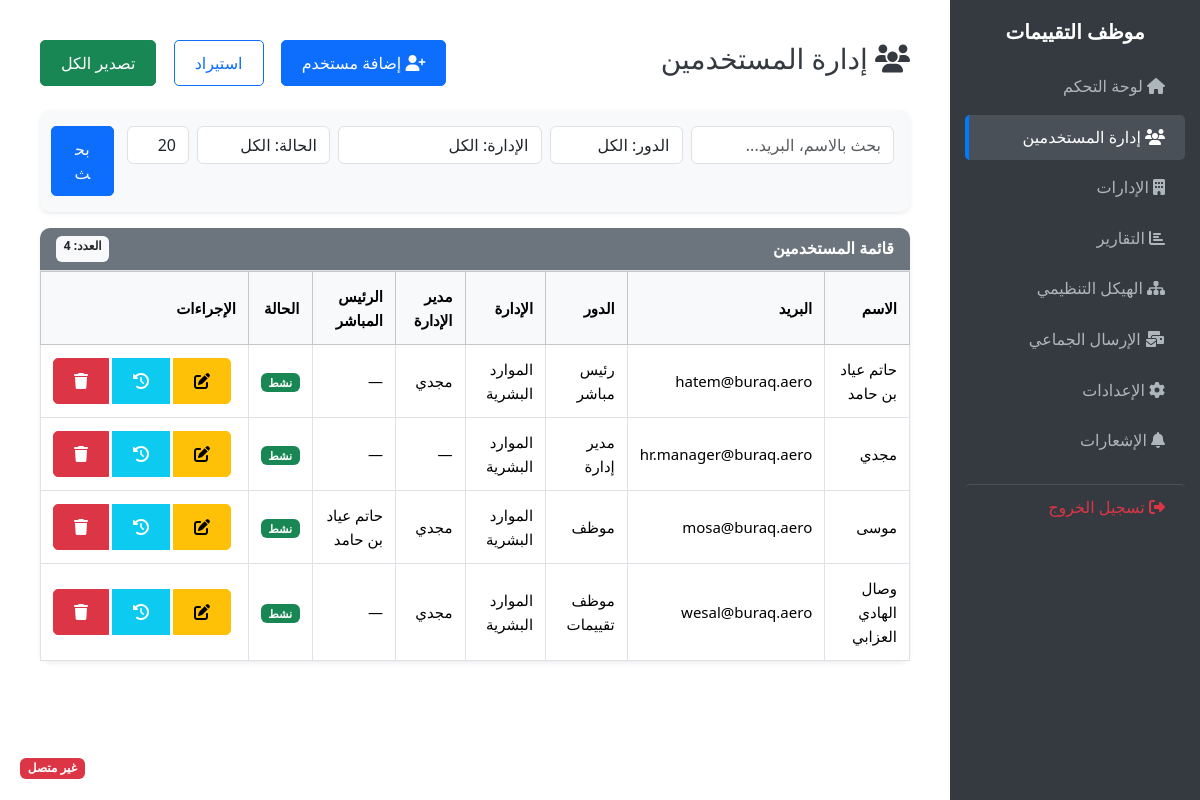
Before: /public/evaluator/users.php (signed in) with the older database file.
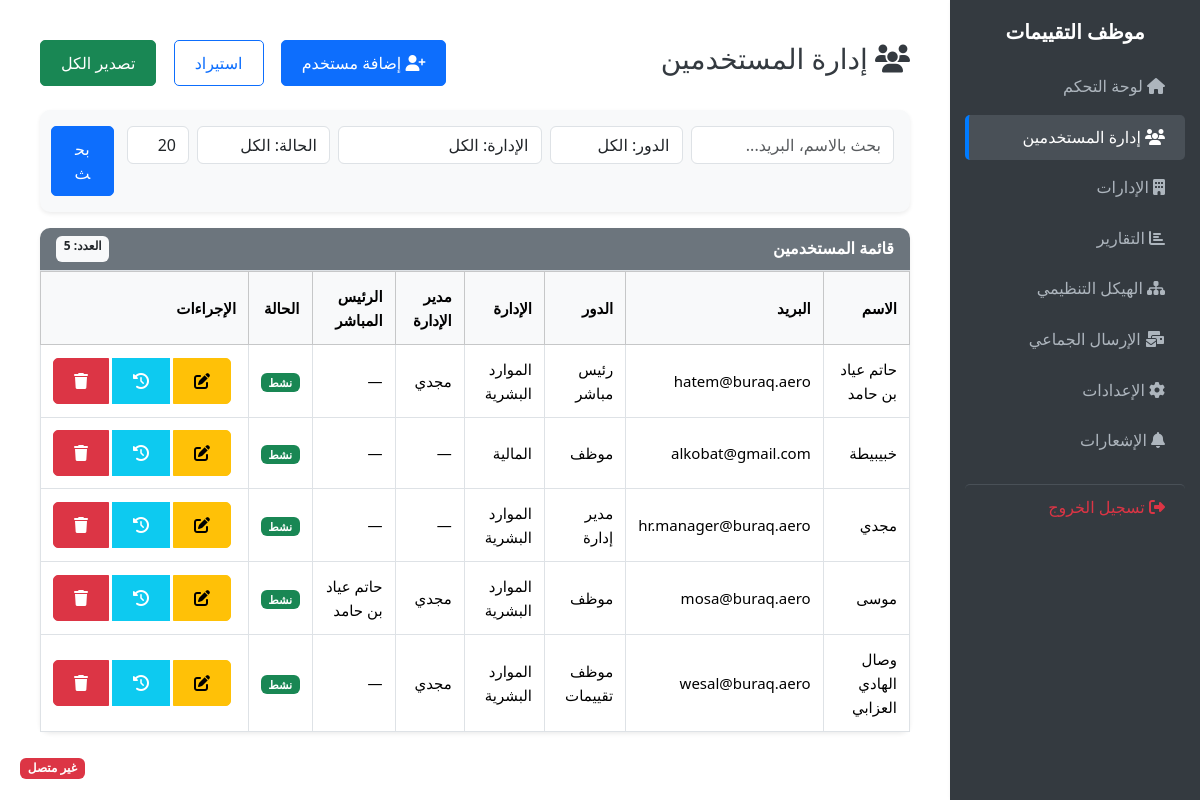
After: the same page with the newer database file.
### tables this page shows
CREATE TABLE `users` (
  `id` int(10) UNSIGNED NOT NULL,
  `name` varchar(150) NOT NULL COMMENT 'الاسم الكامل',
  `email` varchar(100) NOT NULL COMMENT 'البريد الإلكتروني',
  `password` varchar(255) NOT NULL COMMENT 'كلمة المرور المشفرة',
  `role` enum('admin','manager','supervisor','employee','evaluator') NOT NULL COMMENT 'الدور',
  `department_id` int(10) UNSIGNED DEFAULT NULL COMMENT 'الإدارة',
  `manager_id` int(10) UNSIGNED DEFAULT NULL COMMENT 'مدير الإدارة (ID)',
  `supervisor_id` int(10) UNSIGNED DEFAULT NULL COMMENT 'الرئيس المباشر (ID)',
  `job_title` varchar(100) DEFAULT NULL COMMENT 'الوظيفة',
  `birth_date` date DEFAULT NULL COMMENT 'تاريخ الميلاد',
  `marital_status` varchar(20) DEFAULT NULL COMMENT 'الحالة الاجتماعية',
  `gender` enum('ذكر','أنثى') DEFAULT NULL COMMENT 'النوع',
  `status` enum('active','inactive') NOT NULL DEFAULT 'active' COMMENT 'الحالة',
  `force_password_change` tinyint(1) NOT NULL DEFAULT 1 COMMENT 'إجبار تغيير كلمة المرور عند أول دخول',
  `created_at` timestamp NOT NULL DEFAULT current_timestamp(),
  `last_login` datetime DEFAULT NULL
);

CREATE TABLE `departments` (
  `id` int(10) UNSIGNED NOT NULL,
  `name_ar` varchar(150) NOT NULL COMMENT 'اسم الإدارة بالعربية',
  `name_en` varchar(150) DEFAULT NULL COMMENT 'اسم الإدارة بالإنجليزية',
  `status` enum('active','inactive') NOT NULL DEFAULT 'active' COMMENT 'الحالة',
  `created_at` timestamp NOT NULL DEFAULT current_timestamp()
);

### public/evaluator/users.php (the view, shortened to what the changed rows need)
<?php
$csrf_token = $_SESSION['csrf_token'];
require_once '../../app/core/db.php';
$q = trim($_GET['q'] ?? '');
$page = isset($_GET['page']) ? (int)$_GET['page'] : 1;
$limit = isset($_GET['limit']) ? (int)$_GET['limit'] : 20;
$offset = ($page - 1) * $limit;
$where_clauses = ["u.role != 'admin'"];
$params = [];
$where_sql = implode(' AND ', $where_clauses);
$user_to_edit = null;
$next_user_id = null;
$prev_user_id = null;
$show_form = isset($_GET['edit']) || isset($_GET['add']);
$departments = $pdo->query("SELECT * FROM departments ORDER BY name_ar")->fetchAll();
$managers = $pdo->query("SELECT id, name FROM users WHERE role IN ('manager', 'evaluator')")->fetchAll();
$supervisors = $pdo->query("SELECT id, name FROM users WHERE role IN ('supervisor', 'evaluator')")->fetchAll();
$users_list = [];
$total_rows = 0;
if (!$show_form) {
    $count_stmt = $pdo->prepare("SELECT COUNT(*) FROM users u WHERE $where_sql");
    $count_stmt->execute($params);
    $total_rows = $count_stmt->fetchColumn();
    $sql = "
        SELECT
            u.*,
            d.name_ar as dept_name,
            m.name as manager_name,
            s.name as supervisor_name
        FROM users u
        LEFT JOIN departments d ON u.department_id = d.id
        LEFT JOIN users m ON u.manager_id = m.id
        LEFT JOIN users s ON u.supervisor_id = s.id
        WHERE $where_sql
        ORDER BY u.name ASC
        LIMIT $limit OFFSET $offset
    ";
    $stmt_users = $pdo->prepare($sql);
    $stmt_users->execute($params);
    $users_list = $stmt_users->fetchAll();
}
$role_map = [
    'manager' => 'مدير إدارة',
    'supervisor' => 'رئيس مباشر',
    'evaluator' => 'موظف تقييمات',
    'employee' => 'موظف'
];
?>
<!DOCTYPE html>
<html dir="rtl" lang="ar">
<head>
    <link href="https://cdn.jsdelivr.net/npm/bootstrap@5.3.2/dist/css/bootstrap.rtl.min.css" rel="stylesheet">
    <link rel="stylesheet" href="https://cdnjs.cloudflare.com/ajax/libs/font-awesome/6.4.0/css/all.min.css">
    <link rel="stylesheet" href="../assets/css/admin-dashboard.css">
</head>
<body class="admin-dashboard">
<main class="admin-main-content">
    <?php if ($show_form): ?>
        <div class="d-flex justify-content-between align-items-center mb-4">
            <h3>
                <i class="fas fa-<?= $user_to_edit ? 'edit' : 'user-plus' ?>"></i>
                <?= $user_to_edit ? 'تعديل مستخدم' : 'إضافة جديد' ?>
            </h3>
            <a href="users.php" class="btn btn-outline-secondary"><i class="fas fa-arrow-right"></i> عودة للقائمة</a>
        </div>
        <div class="card mb-4 border-<?= $user_to_edit ? 'warning' : 'primary' ?> shadow-sm">
            <div class="card-header bg-<?= $user_to_edit ? 'warning' : 'primary' ?> text-white d-flex justify-content-between align-items-center">
                <span><?= $user_to_edit ? 'المستخدم: ' . htmlspecialchars($user_to_edit['name']) : 'بيانات المستخدم' ?></span>
                <?php if ($user_to_edit): ?>
                <div class="btn-group" dir="ltr">
                    <?php if ($next_user_id): ?><a href="?edit=<?= $next_user_id ?>&page=<?= $page ?>&limit=<?= $limit ?>" class="btn btn-sm btn-light"><i class="fas fa-chevron-right"></i></a><?php else: ?><button class="btn btn-sm btn-light disabled"><i class="fas fa-chevron-right"></i></button><?php endif; ?>
                    <a href="users.php" class="btn btn-sm btn-light"><i class="fas fa-list"></i></a>
                    <?php if ($prev_user_id): ?><a href="?edit=<?= $prev_user_id ?>&page=<?= $page ?>&limit=<?= $limit ?>" class="btn btn-sm btn-light"><i class="fas fa-chevron-left"></i></a><?php else: ?><button class="btn btn-sm btn-light disabled"><i class="fas fa-chevron-left"></i></button><?php endif; ?>
                </div>
                <?php endif; ?>
            </div>
            <div class="card-body">
                <form method="POST">
                    <input type="hidden" name="csrf_token" value="<?= htmlspecialchars($csrf_token) ?>">
                    <?php if ($user_to_edit): ?><input type="hidden" name="user_id" value="<?= $user_to_edit['id'] ?>"><?php endif; ?>
                    <div class="row">
                        <div class="col-md-6 mb-3"><label>الاسم الكامل <span class="text-danger">*</span></label><input type="text" name="name" class="form-control" value="<?= $user_to_edit['name']??'' ?>" required></div>
                        <div class="col-md-6 mb-3"><label>البريد الإلكتروني <span class="text-danger">*</span></label><input type="email" name="email" class="form-control" value="<?= $user_to_edit['email']??'' ?>" required></div>
                    </div>
                    <div class="row">
                        <div class="col-md-3 mb-3">
                            <label>الدور <span class="text-danger">*</span></label>
                            <select name="role" class="form-control" required onchange="toggleFields(this.value)">
                                <option value="">اختر...</option>
                                <?php foreach(['manager'=>'مدير إدارة','supervisor'=>'رئيس مباشر','employee'=>'موظف','evaluator'=>'موظف تقييمات'] as $k=>$v): ?>
                                    <option value="<?= $k ?>" <?= ($user_to_edit && $user_to_edit['role'] == $k) ? 'selected' : '' ?>><?= $v ?></option>
                                <?php endforeach; ?>
                            </select>
                        </div>
                        <div class="col-md-3 mb-3"><label>الحالة</label><select name="status" class="form-control"><option value="active" <?= (!$user_to_edit||$user_to_edit['status']=='active')?'selected':'' ?>>نشط</option><option value="inactive" <?= ($user_to_edit&&$user_to_edit['status']=='inactive')?'selected':'' ?>>معطل</option></select></div>
                        <div class="col-md-3 mb-3"><label>الإدارة</label><select name="department_id" class="form-control dep-field"><option value="">بدون</option><?php foreach ($departments as $d): ?><option value="<?= $d['id'] ?>" <?= ($user_to_edit&&$user_to_edit['department_id']==$d['id'])?'selected':'' ?>><?= htmlspecialchars($d['name_ar']) ?></option><?php endforeach; ?></select></div>
                        <div class="col-md-3 mb-3"><label>كلمة المرور</label><input type="password" name="password" class="form-control" placeholder="اترك فارغًا للإبقاء"></div>
                    </div>
                    <div class="row manager-supervisor-fields" style="display:none;">
                        <div class="col-md-6 mb-3"><label>مدير الإدارة</label><select name="manager_id" class="form-control"><option value="">بدون</option><?php foreach ($managers as $m): ?><option value="<?= $m['id'] ?>" <?= ($user_to_edit&&$user_to_edit['manager_id']==$m['id'])?'selected':'' ?>><?= htmlspecialchars($m['name']) ?></option><?php endforeach; ?></select></div>
                        <div class="col-md-6 mb-3"><label>الرئيس المباشر</label><select name="supervisor_id" class="form-control"><option value="">بدون</option><?php foreach ($supervisors as $s): ?><option value="<?= $s['id'] ?>" <?= ($user_to_edit&&$user_to_edit['supervisor_id']==$s['id'])?'selected':'' ?>><?= htmlspecialchars($s['name']) ?></option><?php endforeach; ?></select></div>
                    </div>
                    <div class="mb-3"><label>الوظيفة</label><input type="text" name="job_title" class="form-control" value="<?= $user_to_edit['job_title']??'' ?>"></div>
                    <button type="submit" name="<?= $user_to_edit?'edit_user':'add_user' ?>" class="btn btn-<?= $user_to_edit?'warning':'success' ?>"><?= $user_to_edit?'حفظ التعديلات':'إضافة' ?></button>
                </form>
            </div>
        </div>
    <?php else: ?>
        <div class="d-flex justify-content-between align-items-center mb-4">
            <h3><i class="fas fa-users"></i> إدارة المستخدمين</h3>
            <div>
                <a href="users.php?add=1" class="btn btn-primary me-2"><i class="fas fa-user-plus"></i> إضافة مستخدم</a>
                <button type="button" class="btn btn-outline-primary me-2" data-bs-toggle="modal" data-bs-target="#importModal">استيراد</button>
                <a href="?export=excel&q=<?= urlencode($q) ?>" class="btn btn-success">تصدير الكل</a>
            </div>
        </div>
        <div class="card mb-3 bg-light border-0 shadow-sm">
            <div class="card-body p-3">
                <form method="GET" class="row g-2">
                    <div class="col-md-3"><input type="text" name="q" class="form-control" placeholder="بحث بالاسم، البريد..." value="<?= htmlspecialchars($q) ?>"></div>
                    <div class="col-md-2"><select name="role_filter" class="form-control"><option value="">الدور: الكل</option></select></div>
                    <div class="col-md-3"><select name="department_filter" class="form-control"><option value="">الإدارة: الكل</option></select></div>
                    <div class="col-md-2"><select name="status_filter" class="form-control"><option value="">الحالة: الكل</option></select></div>
                    <div class="col-md-1"><select name="limit" class="form-control" onchange="this.form.submit()"><option value="20"<?= $limit==20?'selected':''?>>20</option></select></div>
                    <div class="col-md-1"><button type="submit" class="btn btn-primary w-100">بحث</button></div>
                </form>
            </div>
        </div>
        <div class="card shadow-sm">
            <div class="card-header bg-secondary text-white d-flex justify-content-between">
                <span>قائمة المستخدمين</span>
                <span class="badge bg-light text-dark">العدد: <?= $total_rows ?></span>
            </div>
            <div class="card-body p-0">
                <div class="table-responsive">
                    <table class="table table-bordered table-hover mb-0">
                        <thead class="table-light"><tr><th>الاسم</th><th>البريد</th><th>الدور</th><th>الإدارة</th><th>مدير الإدارة</th><th>الرئيس المباشر</th><th>الحالة</th><th>الإجراءات</th></tr></thead>
                        <tbody>
                            <?php if(empty($users_list)): ?><tr><td colspan="8" class="text-center py-4">لا توجد نتائج.</td></tr><?php else: ?>
                            <?php foreach ($users_list as $u): ?>
                            <tr>
                                <td><?= htmlspecialchars($u['name']) ?></td>
                                <td><?= htmlspecialchars($u['email']) ?></td>
                                <td><?= $role_map[$u['role']] ?? $u['role'] ?></td>
                                <td><?= htmlspecialchars($u['dept_name'] ?? '—') ?></td>
                                <td><?= htmlspecialchars($u['manager_name'] ?? '—') ?></td>
                                <td><?= htmlspecialchars($u['supervisor_name'] ?? '—') ?></td>
                                <td><span class="badge bg-<?= $u['status']=='active'?'success':'secondary' ?>"><?= $u['status']=='active'?'نشط':'معطل' ?></span></td>
                                <td>
                                    <div class="btn-group">
                                       <a href="?edit=<?= $u['id'] ?>" class="btn btn-sm btn-warning me-1"><i class="fas fa-edit"></i></a>
                                        <a href="history.php?employee_id=<?= $u['id'] ?>" class="btn btn-sm btn-info text-white me-1" title="سجل التقييمات">
                                            <i class="fas fa-history"></i>
                                        </a>
                                        <a href="?delete=<?= $u['id'] ?>" class="btn btn-sm btn-danger" onclick="return confirm('هل أنت متأكد؟')"><i class="fas fa-trash"></i></a>
                                    </div>
                                </td>
                            </tr>
                            <?php endforeach; endif; ?>
                        </tbody>
                    </table>
                </div>
            </div>
        </div>
    <?php endif; ?>
</main>
</body>
</html>

Changed rows visible on the page:
added users: name "خبيبيطة", email "alkobat@gmail.com", role "موظف", department.name_ar "المالية", manager_name "—", supervisor_name "—", status "نشط"
Other visible differences:
$total_rows: "4" → "5"
